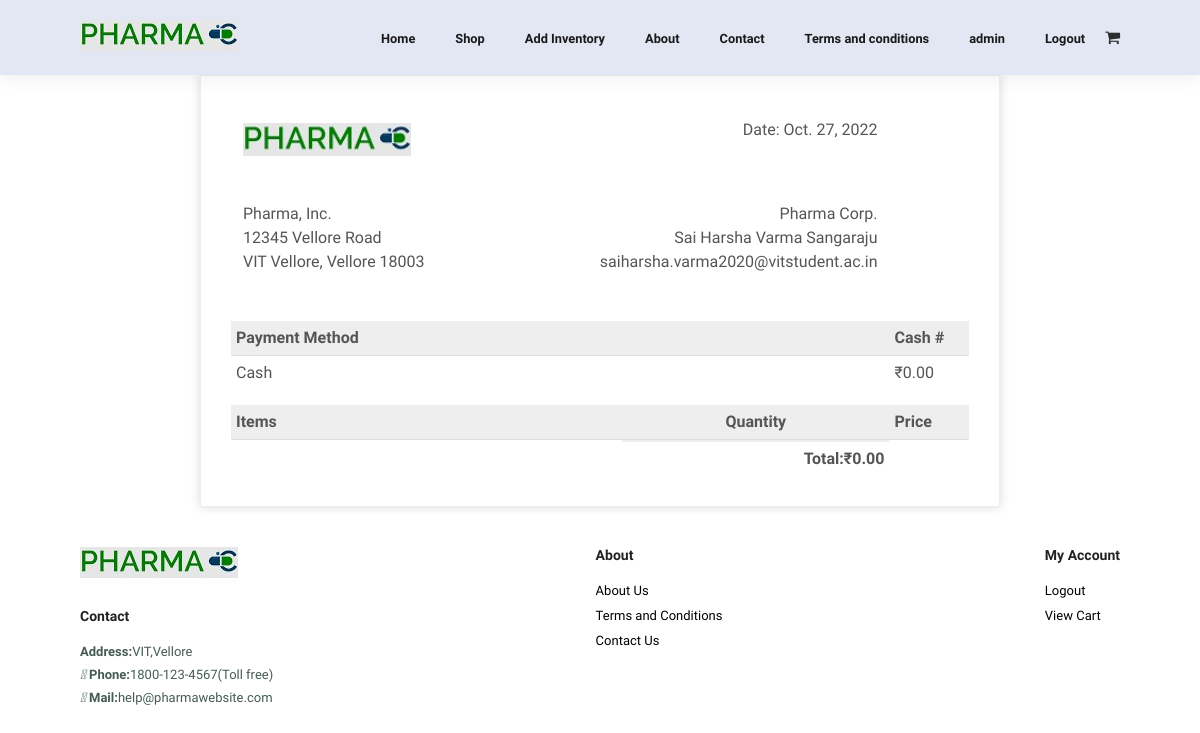
The app's page /checkout/bill/ (signed in), older data.
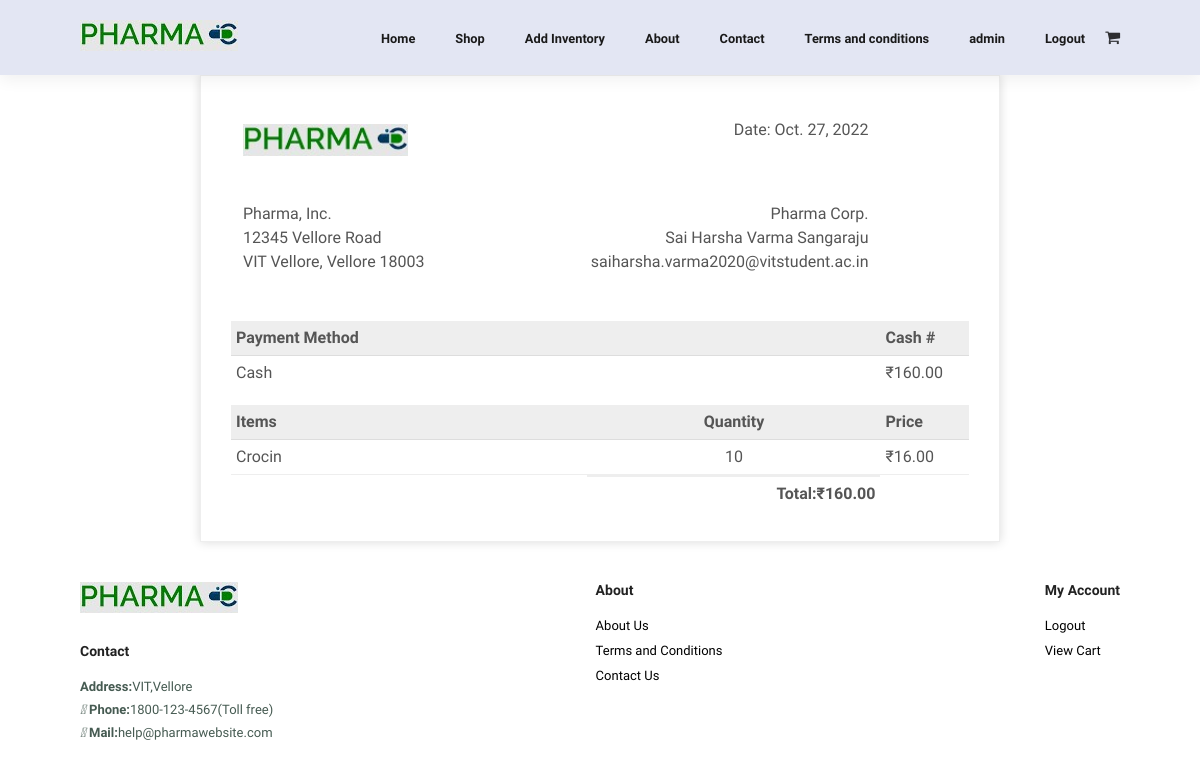
The same page, newer data.
### checkout/models.py (models this page shows, shortened)
class CustomerDetail(models.Model):
    customerid = models.AutoField(primary_key=True)
    first_name = models.CharField(max_length=264)
    middle_name = models.CharField(max_length=264)
    last_name = models.CharField(max_length=264)
    street = models.CharField(max_length=264)
    state = models.CharField(max_length=264)
    city = models.CharField(max_length=264)
    phone = models.IntegerField(default=0)
    email = models.EmailField(max_length=264)

### inventory/models.py (models this page shows, shortened)
class ItemMain(models.Model):
    itemid = models.AutoField(primary_key=True)
    itemname = models.CharField(max_length=50)
    discount = models.DecimalField(decimal_places=2, max_digits=25)
    price = models.DecimalField(decimal_places=2, max_digits=25)
    type = models.ForeignKey(ItemsCat, on_delete=models.CASCADE)
    composition = models.TextField()
    manufacturingdate = models.DateField()
    expirydate = models.DateField()
    quantity = models.IntegerField(default=0)
    slug = models.SlugField(max_length=50, unique=True, editable=True)
    def __str__(self) -> str:
        return str(self.itemid)

### checkout/views.py (the view)
# urls.py: path("bill/", views.generate_bill, name="bill")
@login_required(login_url='login')
def generate_bill(request):
    context = {}
    customer = list(CustomerDetail.objects.all())[-1]
    context['customer'] = customer
    total_amount = 0
    if request.method == "GET":
        user = request.user
        items = UserCart.objects.filter(
            user=User.objects.filter(username=user)[0]
        )
        l = {}
        for i in items:
            ll = []
            item = ItemMain.objects.filter(slug=i.itemid)[0]
            ll.append(item.itemid)
            ll.append(item.itemname)
            price = item.price
            discount = item.discount
            newPrice = price - (price * discount)/100
            ll.append(newPrice)
            if tuple(ll) in l.keys():
                l[tuple(ll)] += 1
            else:
                l[tuple(ll)] = 1
            total_amount += newPrice
        for item, quantity in l.items():
            itemtemp = ItemMain.objects.filter(slug=item[0])[0]
            log = Medicine_Log.objects.create(
                user=user, customer=customer, itemid=itemtemp, quantity=quantity, price=item[2]*quantity)
            log.save()
        empty_cart(request)
        print(l)
        context['items'] = l
        context['total'] = total_amount
        context['date'] = date.today()
    return render(request, "checkout/bill.html", context)

### inventory/views.py (called while the page is built)
@ login_required(login_url='login')
def empty_cart(request):
    context = {}
    if request.method == "GET":
        user = request.user
        items = UserCart.objects.filter(
            user=User.objects.filter(username=user)[0]
        )
        l = []
        for i in items:
            i.delete()
        context['items'] = l
        return redirect('homepage')

### templates/checkout/bill.html
{% extends "base.html" %}
{% load static %}
{% block home %}
<link rel="stylesheet" href="{% static 'css/bill.css' %}">
<div class="invoice-box">
	<table cellpadding="0" cellspacing="0">
		<tr class="top">
			<td colspan="2">
				<table>
					<tr>
						<div>
							<td class="title">
								<img src="{% static 'img/logo.jpg' %}" style="width: 50%; max-width: 300px" />
							</td>
							<td>
								Date: {{ date }}<br />
							</td>
						</div>
					</tr>
				</table>
			</td>
		</tr>
		<tr class="information">
			<td colspan="2">
				<table>
					<tr>
						<td>
							Pharma, Inc.<br />
							12345 Vellore Road<br />
							VIT Vellore, Vellore 18003
						</td>
						<td>
							Pharma Corp.<br />
							{{ customer.first_name}} {{ customer.last_name }}<br />
							{{ customer.email }}
						</td>
					</tr>
				</table>
			</td>
		</tr>
		<tr class="heading">
			<td>Payment Method</td>
			<td></td>
			<td>Cash #</td>
		</tr>
		<tr class="details">
			<td>Cash</td>
			<td></td>
			<td>₹{{ total|floatformat:2 }}</td>
		</tr>
		<tr class="heading">
			<td>Items</td>
			<td style="text-align:center">Quantity</td>
			<td>Price</td>
		</tr>
		{% for item, quantity in items.items %}
		<tr class="item">
			<td>{{ item.1 }}</td>
			<td style="text-align:center">{{ quantity }}</td>
			<td>₹{{ item.2|floatformat:2 }}</td>
		</tr>
		{% endfor %}
		<tr class="total">
			<td></td>
			<td>Total:₹{{ total|floatformat:2 }}</td>
		</tr>
	</table>
</div>
{% endblock home %}

Row changes from the older to the newer data that the page shows:
now on this page (row edited): ItemMain: itemname "Crocin"
Text that changed along with them:
{{ total|floatformat:2 }}: "0.00" → "160.00"
new list line: "10 ₹ 16.00"
